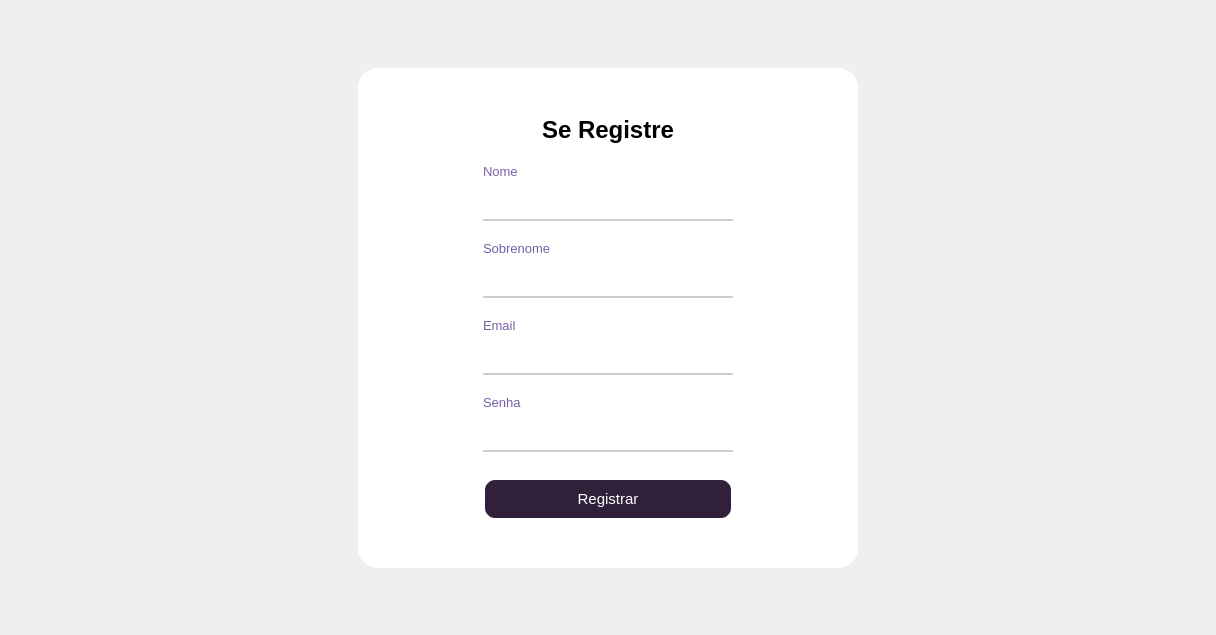
  <widget class="QWidget" name="register_page">
   <property name="styleSheet">
    <string notr="true">/*Set image background*/
#register_page {
	border-image: url(:/images/login_background.jpg)
}

/* Set color login background*/
#widget_2 {
	background-color: rgb(255, 255, 255);
	border-radius: 20px;
}

/*Set style for QLaber*/
QLabel {
	background-color: rgb(255, 255, 255);
	color: rgb(118, 96, 166)
}

QLabel#label_7 {
	color: rgb(0, 0, 0);
}

/*Set style for QLineEdit*/
QLineEdit {
	color: rgb(0, 0, 0);
	background-color: rgb(255, 255, 255);
	border: none;
	border-bottom: 2px solid #cccccc;
}

QLineEdit:focus {
	border-bottom: 2px solid rgb(118, 96, 166);
}

/*Set style for QPushButton*/
QPushButton {
	background-color: rgb(48, 32, 58);
	border: 2px solid #fff;
	color: rgb(255, 255, 255);
	border-radius: 12px;
	padding: 10px;
	margin-top: 6px;
}

/*QPushButton#btn_register {
	margin-top: 0px;
}*/

QPushButton:hover,
QPushButton:clicked {
	background-color: rgb(34, 23, 42);
	border: 2px solid #9ac3fe;
}




















</string>
   </property>
   <layout class="QGridLayout" name="gridLayout_6">
    <item row="0" column="1">
     <spacer name="verticalSpacer_11">
      <property name="orientation">
       <enum>Qt::Orientation::Vertical</enum>
      </property>
      <property name="sizeHint" stdset="0">
       <size>
        <width>20</width>
        <height>57</height>
       </size>
      </property>
     </spacer>
    </item>
    <item row="1" column="0">
     <spacer name="horizontalSpacer_7">
      <property name="orientation">
       <enum>Qt::Orientation::Horizontal</enum>
      </property>
      <property name="sizeHint" stdset="0">
       <size>
        <width>347</width>
        <height>20</height>
       </size>
      </property>
     </spacer>
    </item>
    <item row="1" column="1">
     <widget class="QWidget" name="widget_2" native="true">
      <property name="minimumSize">
       <size>
        <width>500</width>
        <height>500</height>
       </size>
      </property>
      <property name="maximumSize">
       <size>
        <width>500</width>
        <height>500</height>
       </size>
      </property>
      <layout class="QGridLayout" name="gridLayout_5">
       <item row="0" column="1">
        <spacer name="verticalSpacer_10">
         <property name="orientation">
          <enum>Qt::Orientation::Vertical</enum>
         </property>
         <property name="sizeHint" stdset="0">
          <size>
           <width>20</width>
           <height>42</height>
          </size>
         </property>
        </spacer>
       </item>
       <item row="1" column="0">
        <spacer name="horizontalSpacer_5">
         <property name="orientation">
          <enum>Qt::Orientation::Horizontal</enum>
         </property>
         <property name="sizeHint" stdset="0">
          <size>
           <width>105</width>
           <height>20</height>
          </size>
         </property>
        </spacer>
       </item>
       <item row="1" column="1">
        <layout class="QVBoxLayout" name="verticalLayout_11">
         <property name="spacing">
          <number>20</number>
         </property>
         <item>
          <widget class="QLabel" name="label_7">
           <property name="font">
            <font>
             <pointsize>18</pointsize>
            </font>
           </property>
           <property name="text">
            <string>&lt;html&gt;&lt;head/&gt;&lt;body&gt;&lt;p align=&quot;center&quot;&gt;&lt;span style=&quot; font-weight:700;&quot;&gt;Se Registre&lt;/span&gt;&lt;/p&gt;&lt;/body&gt;&lt;/html&gt;</string>
           </property>
          </widget>
         </item>
         <item>
          <layout class="QVBoxLayout" name="verticalLayout_9">
           <item>
            <widget class="QLabel" name="username_reg_label">
             <property name="font">
              <font>
               <pointsize>10</pointsize>
              </font>
             </property>
             <property name="text">
              <string>Nome</string>
             </property>
            </widget>
           </item>
           <item>
            <widget class="QLineEdit" name="txt_reg_username">
             <property name="minimumSize">
              <size>
               <width>250</width>
               <height>0</height>
              </size>
             </property>
             <property name="font">
              <font>
               <pointsize>11</pointsize>
              </font>
             </property>
            </widget>
           </item>
          </layout>
         </item>
         <item>
          <layout class="QVBoxLayout" name="verticalLayout_10">
           <item>
            <widget class="QLabel" name="lastname_reg_label">
             <property name="font">
              <font>
               <pointsize>10</pointsize>
              </font>
             </property>
             <property name="text">
              <string>Sobrenome</string>
             </property>
            </widget>
           </item>
           <item>
            <widget class="QLineEdit" name="txt_reg_lastname">
             <property name="font">
              <font>
               <pointsize>11</pointsize>
              </font>
             </property>
            </widget>
           </item>
          </layout>
         </item>
         <item>
          <layout class="QVBoxLayout" name="verticalLayout_8">
           <item>
            <widget class="QLabel" name="email_reg_label">
             <property name="font">
              <font>
               <pointsize>10</pointsize>
              </font>
             </property>
             <property name="text">
              <string>Email</string>
             </property>
            </widget>
           </item>
           <item>
            <widget class="QLineEdit" name="txt_reg_email">
             <property name="font">
              <font>
               <pointsize>11</pointsize>
              </font>
             </property>
            </widget>
           </item>
          </layout>
         </item>
         <item>
          <layout class="QVBoxLayout" name="verticalLayout_7">
           <item>
            <widget class="QLabel" name="password_reg_label">
             <property name="font">
              <font>
               <pointsize>10</pointsize>
              </font>
             </property>
             <property name="text">
              <string>Senha</string>
             </property>
            </widget>
           </item>
           <item>
            <widget class="QLineEdit" name="txt_reg_password">
             <property name="font">
              <font>
               <pointsize>11</pointsize>
              </font>
             </property>
            </widget>
           </item>
          </layout>
         </item>
         <item>
          <widget class="QPushButton" name="btn_register_acc">
           <property name="font">
            <font>
             <pointsize>11</pointsize>
            </font>
           </property>
           <property name="cursor">
            <cursorShape>PointingHandCursor</cursorShape>
           </property>
           <property name="text">
            <string>Registrar</string>
           </property>
          </widget>
         </item>
        </layout>
       </item>
       <item row="1" column="2">
        <spacer name="horizontalSpacer_6">
         <property name="orientation">
          <enum>Qt::Orientation::Horizontal</enum>
         </property>
         <property name="sizeHint" stdset="0">
          <size>
           <width>105</width>
           <height>20</height>
          </size>
         </property>
        </spacer>
       </item>
       <item row="2" column="1">
        <spacer name="verticalSpacer_9">
         <property name="orientation">
          <enum>Qt::Orientation::Vertical</enum>
         </property>
         <property name="sizeHint" stdset="0">
          <size>
           <width>20</width>
           <height>42</height>
          </size>
         </property>
        </spacer>
       </item>
      </layout>
     </widget>
    </item>
    <item row="1" column="2">
     <spacer name="horizontalSpacer_8">
      <property name="orientation">
       <enum>Qt::Orientation::Horizontal</enum>
      </property>
      <property name="sizeHint" stdset="0">
       <size>
        <width>347</width>
        <height>20</height>
       </size>
      </property>
     </spacer>
    </item>
    <item row="2" column="1">
     <spacer name="verticalSpacer_12">
      <property name="orientation">
       <enum>Qt::Orientation::Vertical</enum>
      </property>
      <property name="sizeHint" stdset="0">
       <size>
        <width>20</width>
        <height>56</height>
       </size>
      </property>
     </spacer>
    </item>
   </layout>
  </widget>
